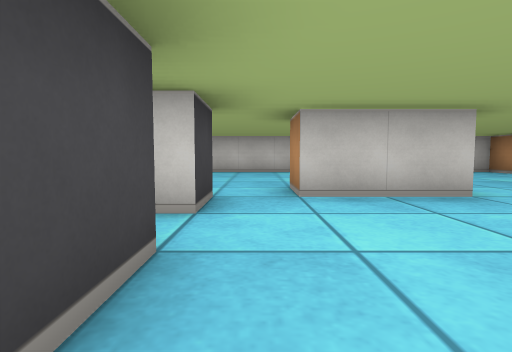
view 1 (above)

20 first-person views from a walk through a cub3D maze. The camera is about half as high as the walls, tilts 4° down and sees 80° across. The floor is counted in squares. Each view is taken from the middle of a square. On the plan, view 1 faces up. The plan holds only what a view shows up to about 9 squares ahead; the rest is blank.

view 2
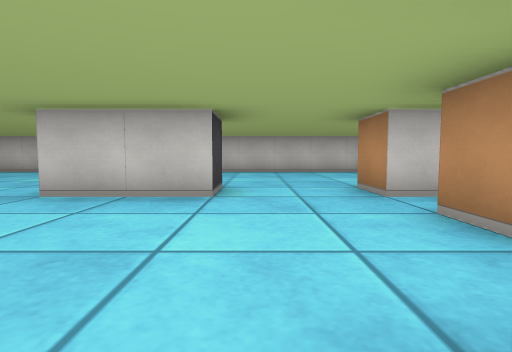

view 3
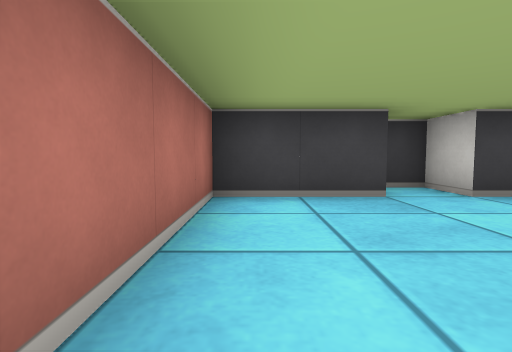

view 4
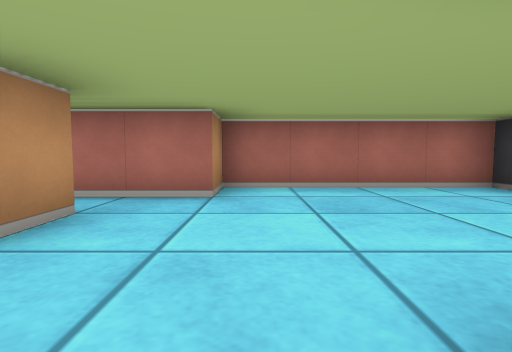

view 5
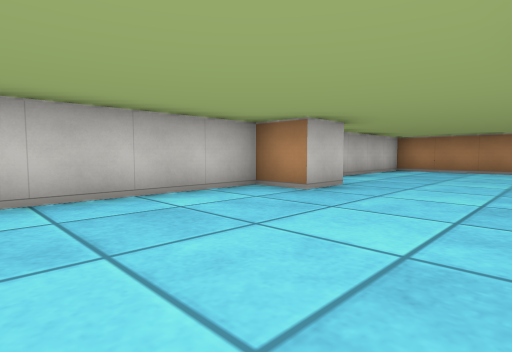

view 6
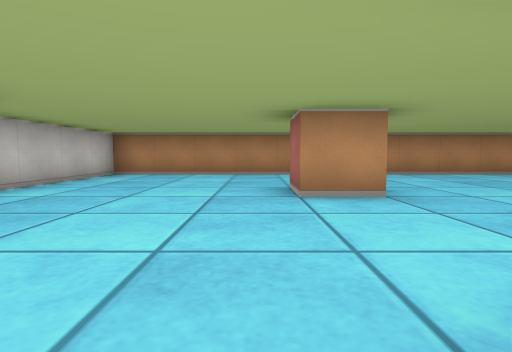

view 7
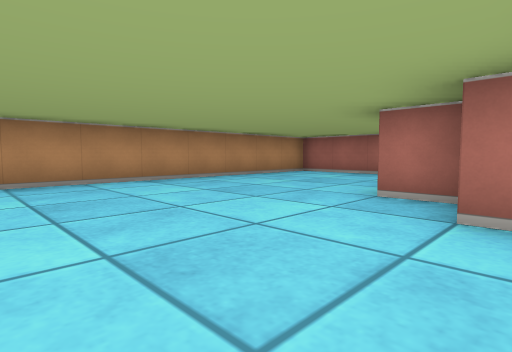

view 8
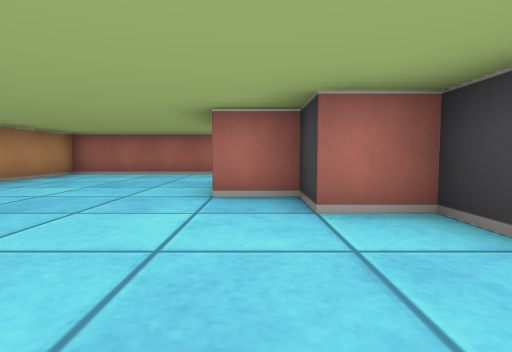

view 9
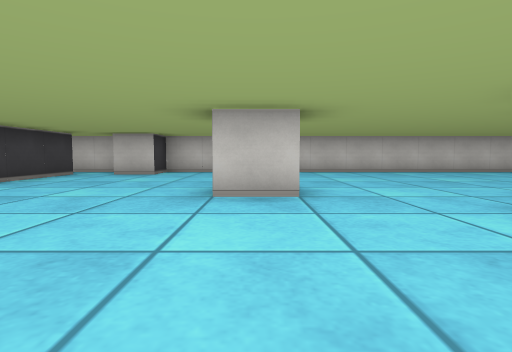

view 10
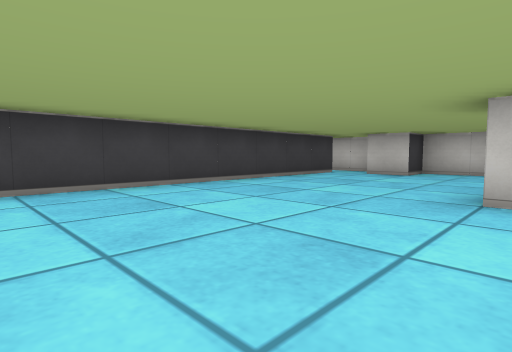

view 11
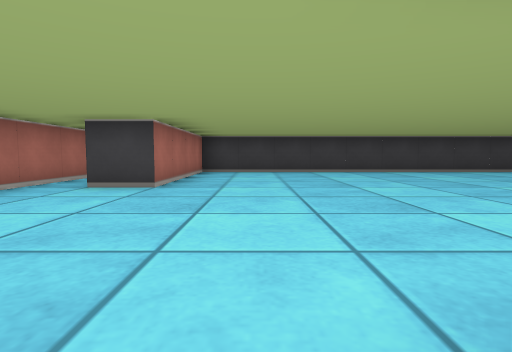

view 12
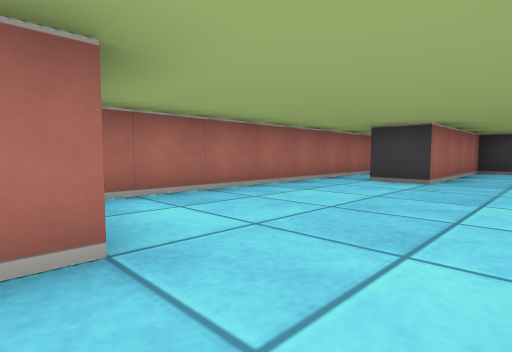

view 13
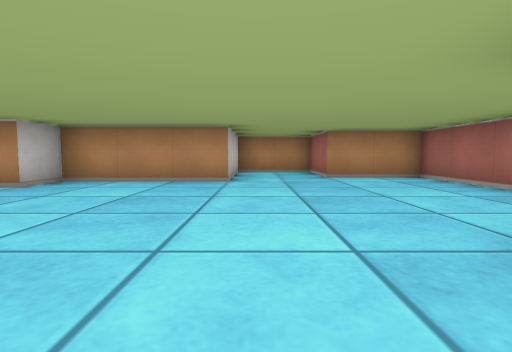

view 14
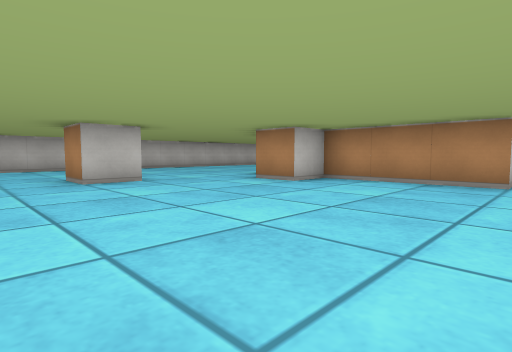

view 15
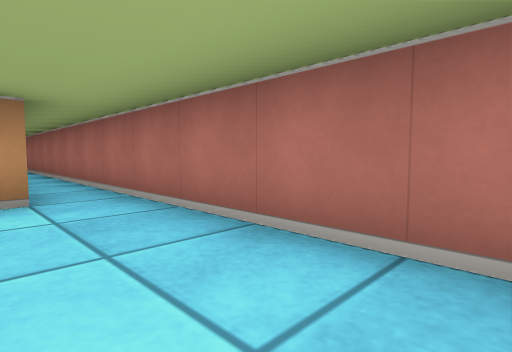

view 16
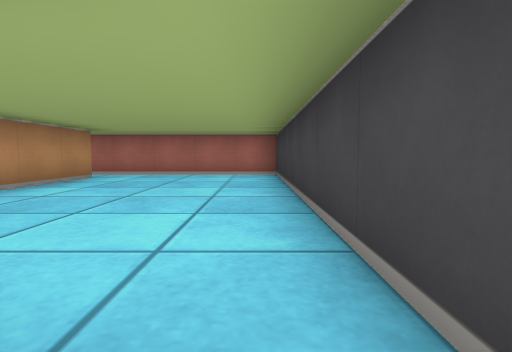

view 17
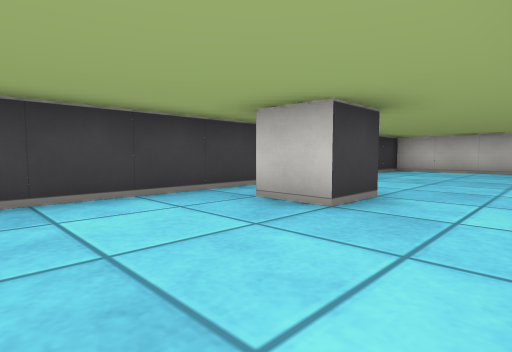

view 18
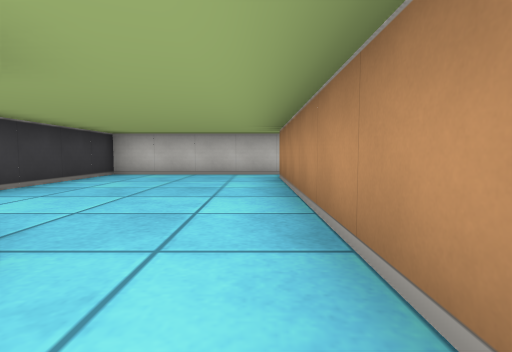

view 19
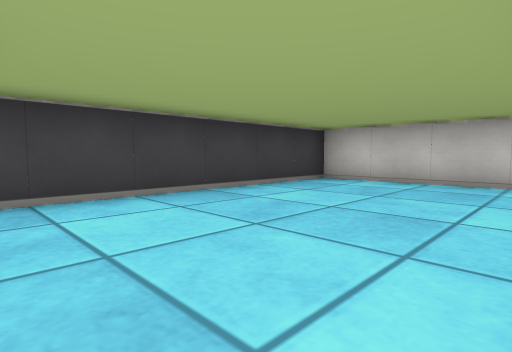

view 20
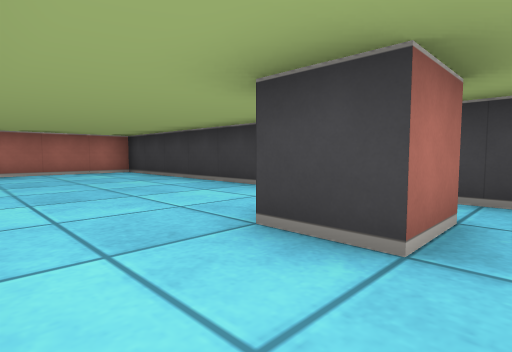

### Floor plan
Points are (right, up) in squares from view 1. A wall is a line through its corners. A room is listed if a view was taken in it or the views show most of it. See-through windows are left out.
Room 1 (views 1, 2, 3)
walls: (2.5, 3.5) (0.5, 3.5) (0.5, 4.5); (-0.5, 1.6) (-0.5, -0.5) (3.5, -0.5) (3.5, 0.5) (5.1, 0.5); (4.5, 1.5) (4.5, 2.5); (-0.5, 3.5) (-0.5, 2.5); (-1.5, 2.5) (-1.5, 1.9)
ways out: opening at (1.5, 4) to room 2; opening at (5.5, 1) to room 2
Room 2 (views 4, 5, 6, 7, 8, 9, 10, 11, 12, 13, 14)
walls: (2.5, 4.5) (2.5, 3.5); (5.1, 3.5) (4.5, 3.5) (4.5, 4.5); (6.5, 0.2) (6.5, -0.5) (7.5, -0.5) (7.5, -1.5) (8.5, -1.5); (8.5, 3.4) (8.5, 4.5) (9.5, 4.5); (7.6, 7.5) (6.5, 7.5) (6.5, 8.5) (-7.5, 8.5) (-7.5, 7.5) (-8.5, 7.5); (-4.4, 3.5) (-5.5, 3.5) (-5.5, 4.5); (12.5, 4.1) (12.5, 8.5) (9.1, 8.5); (9, -5.5) (12.5, -5.5) (12.5, 1.9); (-9.5, 7.6) (-9.5, -3.5) (-5.5, -3.5) (-5.5, -4.5); (-10.5, -5.5) (-0.5, -5.5) (-0.5, -3.5) (1.5, -3.5) (1.5, -1.5) (-1.5, -1.5) (-1.5, 1.5) (-2.5, 1.5) (-2.5, 2.5)
ways out: opening at (1.5, 4) to room 1; opening at (5.5, 1) to room 1; opening at (-11, -5) to room 3; opening at (-10, 8) to room 3
Room 3 (views 15, 16, 17, 18, 19, 20)
walls: (-10.5, 1.5) (-10.5, 7.4); (-13.6, 2.5) (-12.5, 2.5) (-12.5, 1.5) (-13.5, 1.5); (-10.5, -4.6) (-10.5, -2.1); (-8.9, 8.5) (-14.5, 8.5) (-14.5, -5.5) (-10.5, -5.5)
ways out: opening at (-11, -5) to room 2; opening at (-10, 8) to room 2

Where each view was taken, in squares from view 1:
view 1: 0 up, 0 right, facing up
view 2: 0 up, 3 right, facing up
view 3: 0 up, 3 right, facing left
view 4: 4 up, 3 right, facing down
view 5: 5 up, 3 right, facing up-right
view 6: 5 up, 5 right, facing right
view 7: 2 up, 7 right, facing down-right
view 8: 2 up, 8 right, facing down
view 9: 0 up, 5 left, facing up
view 10: 0 up, 5 left, facing up-left
view 11: 2 down, 1 left, facing left
view 12: 2 down, 0 right, facing down-left
view 13: 2 down, 7 left, facing right
view 14: 2 down, 7 left, facing up-right
view 15: 4 down, 14 left, facing down-right
view 16: 2 up, 14 left, facing down
view 17: 1 down, 11 left, facing up-left
view 18: 1 up, 11 left, facing up
view 19: 3 up, 11 left, facing up-left
view 20: 3 up, 11 left, facing down-left
